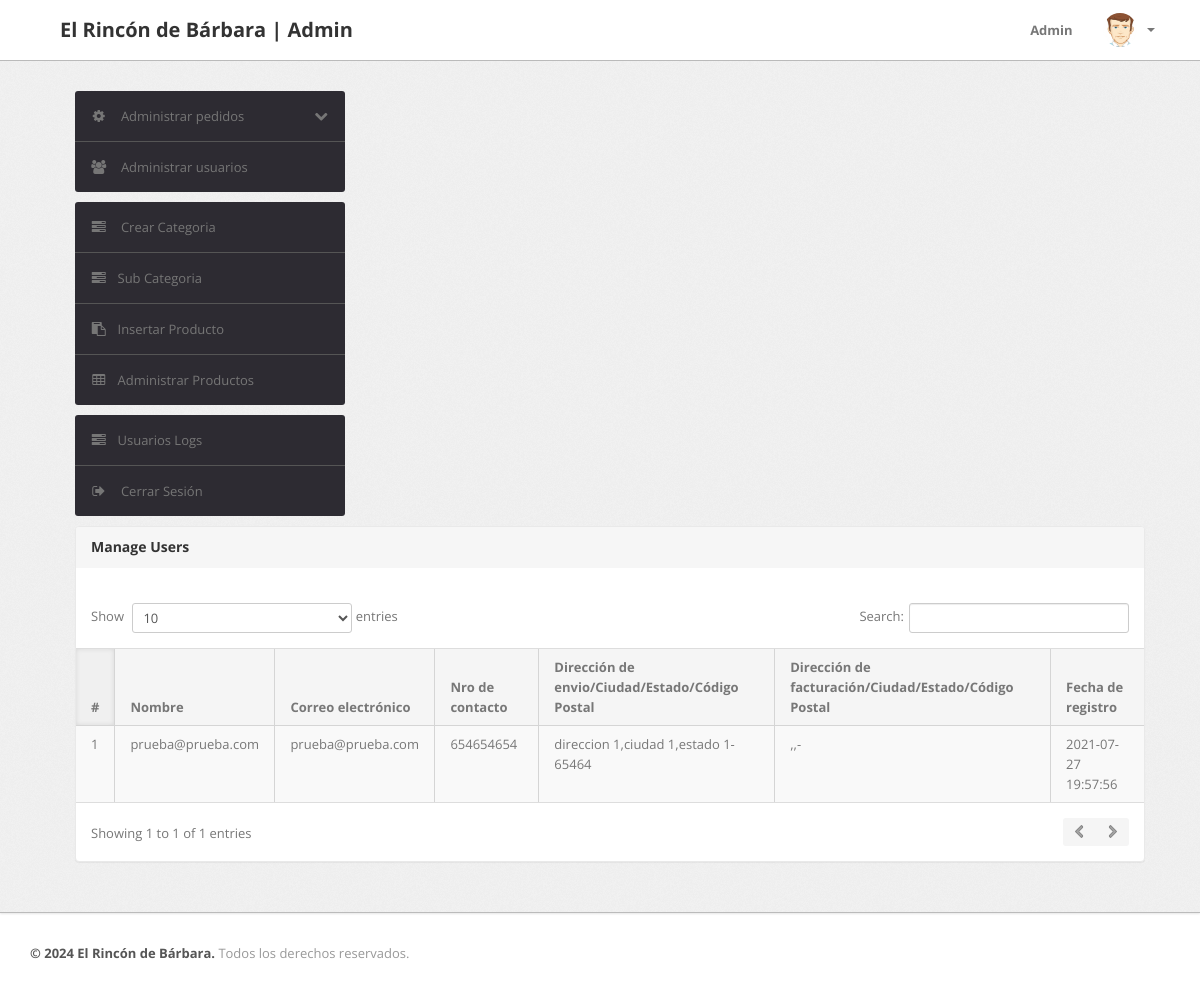
The page /admin/manage-users.php (signed in) on the database its author committed.
### tables this page shows
CREATE TABLE `users` (
  `id` int(11) NOT NULL,
  `name` varchar(255) DEFAULT NULL,
  `email` varchar(255) DEFAULT NULL,
  `contactno` bigint(11) DEFAULT NULL,
  `password` varchar(255) DEFAULT NULL,
  `shippingAddress` longtext DEFAULT NULL,
  `shippingState` varchar(255) DEFAULT NULL,
  `shippingCity` varchar(255) DEFAULT NULL,
  `shippingPincode` int(11) DEFAULT NULL,
  `billingAddress` longtext DEFAULT NULL,
  `billingState` varchar(255) DEFAULT NULL,
  `billingCity` varchar(255) DEFAULT NULL,
  `billingPincode` int(11) DEFAULT NULL,
  `regDate` timestamp NOT NULL DEFAULT current_timestamp(),
  `updationDate` varchar(255) DEFAULT NULL
);

### admin/manage-users.php (the view, shortened to what this page needs)
<?php
include('include/config.php');
if(strlen($_SESSION['alogin'])==0)
	{
header('location:index.php');
}
else{
?>
<!DOCTYPE html>
<html lang="es">
<head>
	<link type="text/css" href="bootstrap/css/bootstrap.min.css" rel="stylesheet">
	<link type="text/css" href="bootstrap/css/bootstrap-responsive.min.css" rel="stylesheet">
	<link type="text/css" href="css/theme.css" rel="stylesheet">
	<link type="text/css" href="images/icons/css/font-awesome.css" rel="stylesheet">
</head>
<body>
<?php include('include/header.php');?>
	<div class="wrapper">
		<div class="container">
			<div class="row">
<?php include('include/sidebar.php');?>
			<div class="span11">
					<div class="content">
	<div class="module">
							<div class="module-head">
								<h3>Manage Users</h3>
							</div>
							<div class="module-body table">
									<br />
								<table cellpadding="0" cellspacing="0" border="0" class="datatable-1 table table-bordered table-striped	 display" width="100%">
									<thead>
										<tr>
											<th>#</th>
											<th> Nombre</th>
											<th>Correo electrónico </th>
											<th>Nro de contacto</th>
											<th>Dirección de envio/Ciudad/Estado/Código Postal </th>
											<th>Dirección de facturación/Ciudad/Estado/Código Postal </th>
											<th>Fecha de registro</th>
										</tr>
									</thead>
									<tbody>
<?php $query=mysqli_query($con,"select * from users");
$cnt=1;
while($row=mysqli_fetch_array($query))
{
?>
										<tr>
											<td><?php echo htmlentities($cnt);?></td>
											<td><?php echo htmlentities($row['name']);?></td>
											<td><?php echo htmlentities($row['email']);?></td>
											<td> <?php echo htmlentities($row['contactno']);?></td>
											<td><?php echo htmlentities($row['shippingAddress'].",".$row['shippingCity'].",".$row['shippingState']."-".$row['shippingPincode']);?></td>
											<td><?php echo htmlentities($row['billingAddress'].",".$row['billingCity'].",".$row['billingState']."-".$row['billingPincode']);?></td>
											<td><?php echo htmlentities($row['regDate']);?></td>
										<?php $cnt=$cnt+1; } ?>
								</table>
							</div>
						</div>
					</div>
				</div>
			</div>
		</div>
	</div>
<?php include('include/footer.php');?>
</body>
<?php } ?>

### admin/css/theme.css (style rules this page uses)
body { font-size: 13px; font-family: 'Open Sans', Arial, sans-serif; background: #fff; color: #777 }
h1, h2, h3, h4, h5, h6 { color: #333; margin-top: 0 }
h3 { font-size: 20px }
.wrapper { background: url(../images/bg.png) #eee; border-bottom: 1px solid #bbb; -webkit-box-shadow: 0 1px 2px rgba(0,0,0,0.1); -moz-box-shadow: 0 1px 2px rgba(0,0,0,0.1); box-shadow: 0 1px 2px rgba(0,0,0,0.1); padding: 30px 0 }
.module { background: #fff; -webkit-border-radius: 3px; -moz-border-radius: 3px; border-radius: 3px; border: 1px solid #ccc; border-bottom-color: #bbb; -webkit-box-shadow: 0 0 1px rgba(0,0,0,0.2); -moz-box-shadow: 0 0 1px rgba(0,0,0,0.2); box-shadow: 0 0 1px rgba(0,0,0,0.2); margin-bottom: 30px }
.table { margin-bottom: 0 }
.table th, .table td { border-color: #d5d5d5!important }
.table-bordered thead:first-child tr:first-child>th:first-child, .table-bordered tbody:first-child tr:first-child>td:first-child { -webkit-border-top-left-radius: 2px; -moz-border-radius-topleft: 2px; border-top-left-radius: 2px }
.table-bordered thead:first-child tr:first-child>th:last-child, .table-bordered tbody:first-child tr:first-child>td:last-child { -webkit-border-top-right-radius: 2px; -moz-border-radius-topright: 2px; border-top-right-radius: 2px }
.table-bordered thead:last-child tr:last-child>th:first-child, .table-bordered tbody:last-child tr:last-child>td:first-child, .table-bordered tfoot:last-child tr:last-child>td:first-child { -webkit-border-bottom-left-radius: 2px; -moz-border-radius-bottomleft: 2px; border-bottom-left-radius: 2px }
.table-bordered thead:last-child tr:last-child>th:last-child, .table-bordered tbody:last-child tr:last-child>td:last-child, .table-bordered tfoot:last-child tr:last-child>td:last-child { -webkit-border-bottom-right-radius: 2px; -moz-border-radius-bottomright: 2px; border-bottom-right-radius: 2px }
.module { box-shadow: 0 0 3px rgba(0,0,0,.1); border-color: #e9e9e9; margin-bottom: 20px; background-color: #fff; border-radius: 4px; -webkit-box-shadow: 0 1px 1px rgba(0,0,0,.05); box-shadow: 0 1px 1px rgba(0,0,0,.05); }
.module-head { color: #767676; background-color: #f6f6f6; border-color: #e9e9e9; padding: 10px 15px; border-bottom: 1px solid transparent; border-top-right-radius: 3px; border-top-left-radius: 3px; }
.module-head h3 { font-size: 14px; line-height: 20px; height: 20px; margin: 0 }
.module-body { padding: 15px }
.module-body.table { padding: 15px 0 }
.module-body.table .table th, .module-body.table .table td { padding-left: 15px; padding-right: 15px }
.dataTables_wrapper table th { background: #f5f5f5; cursor: pointer }
.dataTables_wrapper table th.sorting_asc, .dataTables_wrapper table th.sorting_desc { background: #f0f0f0; -webkit-box-shadow: 0 0 5px rgba(0,0,0,0.1) inset; -moz-box-shadow: 0 0 5px rgba(0,0,0,0.1) inset; box-shadow: 0 0 5px rgba(0,0,0,0.1) inset }
.dataTables_wrapper .table-bordered { -webkit-border-radius: 0; -moz-border-radius: 0; border-radius: 0; border-left: 0; border-right: 0 }
.dataTables_wrapper .table-bordered thead tr>th:first-child, .dataTables_wrapper .table-bordered tbody tr>td:first-child, .dataTables_wrapper .table-bordered tfoot tr>td:first-child, .dataTables_wrapper .table-bordered tfoot tr>th:first-child { border-left: 0 }
.dataTables_wrapper .table-bordered thead:first-child tr:first-child>th:first-child, .dataTables_wrapper .table-bordered tbody:first-child tr:first-child>td:first-child { -webkit-border-top-left-radius: 0; -moz-border-radius-topleft: 0; border-top-left-radius: 0 }
.dataTables_wrapper .table-bordered thead:first-child tr:first-child>th:last-child, .dataTables_wrapper .table-bordered tbody:first-child tr:first-child>td:last-child { -webkit-border-top-right-radius: 0; -moz-border-radius-topright: 0; border-top-right-radius: 0 }
.dataTables_wrapper .table-bordered thead:last-child tr:last-child>th:first-child, .dataTables_wrapper .table-bordered tbody:last-child tr:last-child>td:first-child, .dataTables_wrapper .table-bordered tfoot:last-child tr:last-child>td:first-child { -webkit-border-bottom-left-radius: 0; -moz-border-radius-bottomleft: 0; border-bottom-left-radius: 0 }
.dataTables_wrapper .table-bordered thead:last-child tr:last-child>th:last-child, .dataTables_wrapper .table-bordered tbody:last-child tr:last-child>td:last-child, .dataTables_wrapper .table-bordered tfoot:last-child tr:last-child>td:last-child { -webkit-border-bottom-right-radius: 0; -moz-border-radius-bottomright: 0; border-bottom-right-radius: 0 }

### rows shown on the page
users: name "prueba@prueba.com", email "prueba@prueba.com", contactno "654654654", shippingAddress+shippingCity+shippingState "direccion 1,ciudad 1,estado 1-65464", billingAddress+billingCity+billingState ",,-", regDate "2021-07-27 19:57:56"
